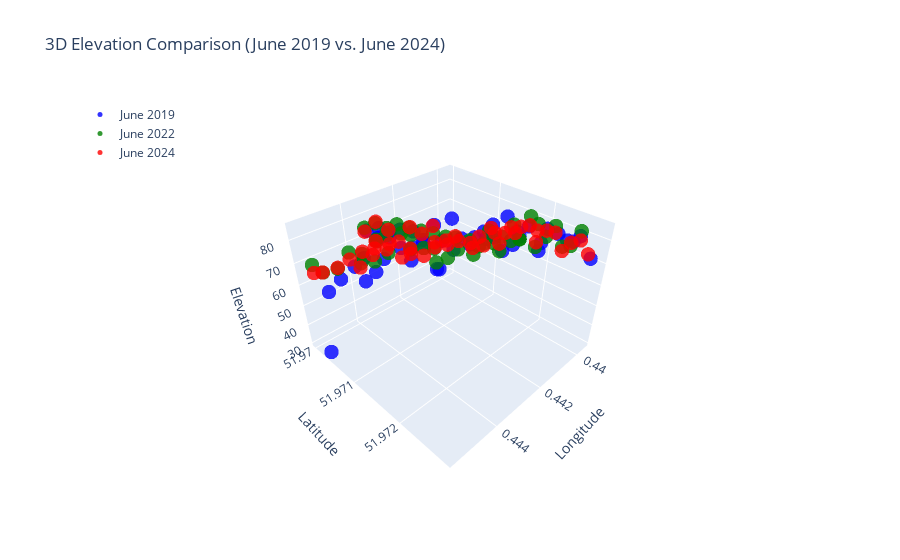

Write notebook code for a chart like this one.
### Code cell
import pandas as pd
import plotly.graph_objects as go

# Filter for June 2024
df_june_2024 = df[(df['observation_date'].dt.year == 2024)]
df_june_2022 = df[(df['observation_date'].dt.year == 2022)]




# Create the Scatter3d trace for 2019
trace_2019 = go.Scatter3d(
    x=df_june_2019['lon'],
    y=df_june_2019['lat'],
    z=df_june_2019['ele'],
    mode='markers',
    marker=dict(
        size=5,
        # color=df_june_2024['ele'],
        # colorscale='Viridis',
        color='blue',
        opacity=0.8
    ),
    name='June 2019'  # Add a name for the legend
)
# Create the Scatter3d trace for 2019
trace_2022 = go.Scatter3d(
    x=df_june_2022['lon'],
    y=df_june_2022['lat'],
    z=df_june_2022['ele'],
    mode='markers',
    marker=dict(
        size=5,
        # color=df_june_2024['ele'],
        # colorscale='Viridis',
        color='green',
        opacity=0.8
    ),
    name='June 2022'  # Add a name for the legend
)

# Create the Scatter3d trace for 2024 (with a different color scale)
trace_2024 = go.Scatter3d(
    x=df_june_2024['lon'],
    y=df_june_2024['lat'],
    z=df_june_2024['ele'],
    mode='markers',
    marker=dict(
        size=5,
        color='red',
        # color=df_june_2024['ele'],
        # colorscale='Plasma',  # Use a different color scale (e.g., 'Plasma')
        opacity=0.8
    ),
    name='June 2024'  # Add a name for the legend
)

# Create the Figure and add both traces
fig = go.Figure(data=[trace_2019, trace_2022, trace_2024])

# Update the layout
fig.update_layout(
    scene=dict(
        xaxis_title='Longitude',
        yaxis_title='Latitude',
        zaxis_title='Elevation',
        aspectratio=dict(x=1, y=1, z=0.7)
    ),
    title='3D Elevation Comparison (June 2019 vs. June 2024)',
    legend=dict(x=0, y=1) # Place legend in the top left.
)

# Show the map
fig.show()
